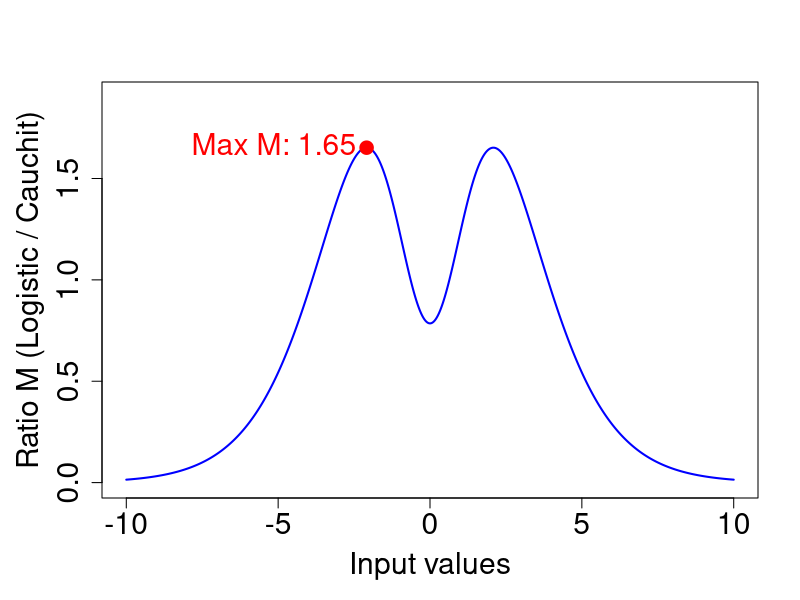
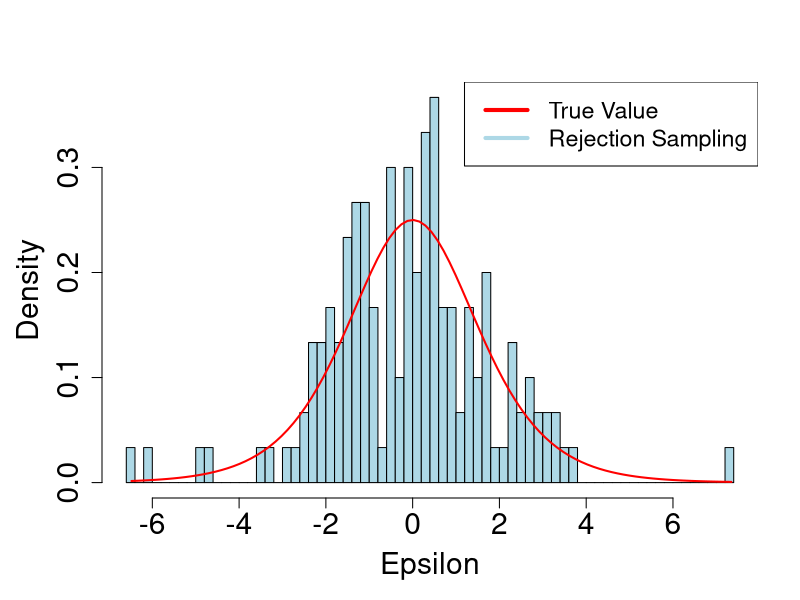

Recreate these plots in R, in order. (Note: a time limit stopped this script after it produced the figures.)
# R SCRIPT FOR ICA OF STAT0044
# STUDENT NUMBER: 21000790

################### GUIDANCE FOR RUNNING THIS SCRIPT #########################################

# STRUCTURE:
# This script is structured according to the ICA instruction and includes:
# - Question 1: Setup input data
# - Question 2: Simulate cauchit data
# - Question 3: Perform Rejection Sampling
# - Question 4: Execute MCMC on 4 different posteriors (Posterior 1, 2, 3, 4)

# SAMPLING FUNCTIONS:
# Before sampling, three different SAMPLING FUNCTIONS are defined:
# - RWM_iid_componentwise_adaptive
# - RWM_multi
# - precondition_RWM_multi
# These functions are used in each posterior section with automated step size adjustments (no manual tuning required).

# MANUAL TASKS:
# The only manual tasks required to reproduce the results are:
# Step 1: Modify the candidate distribution in the SAMPLING FUNCTIONS as specified in Table 1 and Table 4 of the report.
#         (Note: For preconditioning, update the candidate distribution in the 'RWM_multi' function, as it is a helper for 'precondition_RWM_multi')
# Step 2: Execute the sampling for the desired model.
# Step 3: Run the corresponding diagnostic code (trace plot, ESS, posterior mean and CI) for the chosen sampling method, results, and dataset.

# EXAMPLE:
# To reproduce the result for a candidate: Multivariate Student-t with degree of freedom 1 and with preconditioning in Posterior 1 (Logistic + IID-N Prior):
# Step 0: Run all Question 1, Question 2 and Question 3 to obtain all datasets
# Step 1: Go to 'SAMPLING FUNCTION', In 'RWM_multi', change the candidate distribution to 'as.vector(rmvt(1, sigma = V, df=1))' (look for the "CANDIDATE DISTRIBUTION, UPDATE AS GUIDED ABOVE" comment). 
# Then run the 'RWM_multi' function and 'precondition_RWM_multi' function. 
# Step 2: In section 'Posterior 1: Logistic + NORMAL IID Prior', run the seed and 'Multivariate + Preconditioning' code chunk to get 'results_model_1_multi_pcond'.
# Step 3: In the 'DIAGNOSIS CODE for precondition_RWM_multi', assign 'results_model_1_multi_pcond' to 'results_pcond' and 'Y_logit' to 'y_true'.

###########################################################################################

# Install and load necessary packages
if (!require("coda")) install.packages("coda", dependencies = TRUE)
library(coda)
library(mvtnorm)

###################### QUESTION 1 ####################

set.seed(0790)

n <- 150 # number of observations
d <- 10 # number of beta parameters

# create matrix to populate with covariates
X <- matrix(nrow = n, ncol = d)
X[,1] <- rep(1, n) # first column is an intercept

# create base uncorrelated random numbers to turn into x_i's
z <- matrix(rnorm(n*(d-1)), nrow = n, ncol = d-1)

# create x_i's (ith column of matrix corresponds to variable x_i)
X[,2] <- z[,1]
X[,3] <- z[,1] + 0.2*z[,2]
X[,4] <- 0.5*z[,3]
X[,5] <- z[,4]
X[,6] <- 2*z[,5] + 20*z[,6]
X[,7] <- z[,6]
X[,8] <- 0.5 * (z[,7] + z[,4] + z[,8] + z[,1])
X[,9] <- z[,8] + 10*z[,4]
X[,10] <- z[,5] + 0.5*z[,9]

# create true beta values
beta <- seq(-2,2, length = 10)

###################### QUESTION 2 ####################

# draw n epsilon_i's from the Cauchy distribution (t distribution with df = 1)
epsilon_cauchit <- rt(n, df = 1)

Y_star_cauchit <- X %*% beta + epsilon_cauchit

Y_cauchit <- ifelse(Y_star_cauchit > 0, 1, 0)


###################### QUESTION 3 ####################

f_logistic <- function(x) {
  return(exp(-x) / (1 + exp(-x))^2)
}

f_cauchy <- function(x) {
  return(1 / (pi * (1 + x^2)))
}

rejection_sampling <- function(sample_size, M) {
  samples <- numeric(sample_size)
  count <- 0
  total_iterations <- 0
  while(count < sample_size) {
    x_prop <- rt(1, df = 1)
    u <- runif(1)
    total_iterations <- total_iterations + 1

    log_ratio <- log(f_logistic(x_prop)) - log(f_cauchy(x_prop))
    if (!is.na(log_ratio) && log(M) + log(u) <= log_ratio) {
      samples[count + 1] <- x_prop
      count <- count + 1
    }
  }
  list(samples = samples, total_iterations = total_iterations)
}

# finding optimal ratio of M
x_vals <- seq(-10, 10, length.out = 10000)
ratio_M <- f_logistic(x_vals) / f_cauchy(x_vals)
opt_M <- max(ratio_M)
opt_x <- x_vals[which.max(ratio_M)]

# Figure 1a: Ratio of Logistic to Cauchy Density
png("ratio_plot.png", width = 600, height = 400)
par(mar = c(5.1, 5.1, 4.1, 2.1))  # Adjust margins (bottom, left, top, right)
plot(x_vals, ratio_M, type = 'l', col = 'blue',
     main = " ",
     xlab = "Input values", ylab = "Ratio M (Logistic / Cauchit)",
     lwd = 2,cex.axis = 1.8, cex.lab = 1.8, cex.main = 1.8,  ylim = c(0, 1.9))

points(opt_x, opt_M, col = "red", pch = 19, cex = 1.8)
text(opt_x, opt_M, labels = sprintf("Max M: %.2f", opt_M), pos = 2, cex = 1.8, col = "red")
dev.off()

# running rejection sampling using optimal M
set.seed(0790) 
result <- rejection_sampling(150, opt_M)
epsilon_samples <- result$samples
efficiency <- 150 / result$total_iterations
print(paste("Efficiency of using rejection sampling to sample logistic is: ", efficiency))

# Figure 1b: Comparison of Rejection Sampling Density and True Logistic Density
png("sampling_density_plot.png", width = 600, height = 400)
par(mar = c(5.1, 5.1, 4.1, 2.1))  # Adjust margins (bottom, left, top, right)
hist(epsilon_samples, breaks = 50, freq = FALSE, 
     main = "", 
     xlab = "Epsilon", ylab = "Density", cex.main = 1.8, cex.lab = 1.8, cex.axis = 1.8, col = "lightblue")
curve(f_logistic, from = min(epsilon_samples), to = max(epsilon_samples), col = "red", lwd = 2, add = TRUE)
legend("topright", legend = c("True Value", "Rejection Sampling"), 
       col = c("red", "lightblue"), lwd = 4, cex = 1.4)
dev.off()

# generating Logit Observations using rejection sampled epsilons, used for next Question.

Y_star_logit <- X %*% beta + epsilon_samples

Y_logit <- ifelse(Y_star_logit > 0, 1, 0)

###################### QUESTION 4 ####################
####### SAMPLING FUNCTION ####### 

RWM_iid_componentwise_adaptive <- function(logpi, nits, x_curr, burn_in = 0.5) {
  logpi_curr <- logpi(x_curr)
  d <- length(x_curr) 
  accepted <- rep(0, d) 
  h <- rep(1, d)
  x_store <- matrix(nrow = nits, ncol = d)
  
  n_burn_in <- floor(nits * burn_in) # number of iterations in burn in phase
  
  for (i in 1:nits) {
    for (j in 1:d) {
      # propose a candidate move for component j
      x_prop <- x_curr
      x_prop[j] <- x_curr[j] + h[j] * rt(1, df=0.1) # CANDIDATE DISTRIBUTION, UPDATE AS GUIDED ABOVE
      
      logpi_prop <- logpi(x_prop)
      # check if logpi_prop is finite before acceptance
      if (!is.finite(logpi_prop)) {
        next # skip this iteration if logpi_prop is not finite, for numerical stability management
      }
      
      # accept-reject step for component j
      loga <- logpi_prop - logpi_curr
      if (log(runif(1)) < loga) {
        x_curr[j] <- x_prop[j] 
        logpi_curr <- logpi_prop
        accepted[j] <- accepted[j] + 1
      }
    }
    x_store[i,] <- x_curr
    
    # adapt step sizes every 100 iterations so that it stays between 0.36 and 0.44
    if (i <= n_burn_in) {
      if (i %% 100 == 0) { 
        for (j in 1:d) {
          ratio <- accepted[j] / i
          if (ratio > 0.44) {
            h[j] <- h[j] * 1.1
          } else if (ratio < 0.36) {
            h[j] <- h[j] * 0.9
          }
        }
      }
    }
  }
  
  return(list(x_store = x_store, acceptance_rate = accepted / nits, final_step_sizes = h))
}

RWM_multi <- function(logpi, nits, h, x_curr, V = diag(rep(1, length(x_curr))), adapt_interval = 50) {
  logpi_curr <- logpi(x_curr)
  d <- length(x_curr)
  accepted <- 0  # counter used for tuning step-size
  total_accepted <- 0  # counter used for overall acceptance rate
  x_store <- matrix(nrow = nits, ncol = d)
  
  for (i in 1:nits) {
    x_prop <- x_curr + h * as.vector(rmvt(1, sigma = V, df=1))  # CANDIDATE DISTRIBUTION, UPDATE AS GUIDED ABOVE
    logpi_prop <- logpi(x_prop)
    
    if (log(runif(1)) < logpi_prop - logpi_curr) {
      x_curr <- x_prop
      logpi_curr <- logpi_prop
      accepted <- accepted + 1
      total_accepted <- total_accepted + 1
    }
    x_store[i, ] <- x_curr
    
    # adapt step sizes every 50 iteration (tested to be the best) so that it stays near to 0.234
    if (i %% adapt_interval == 0) {
      accept_rate <- accepted / adapt_interval
      if (accept_rate < 0.234) {
        h <- h * 0.9  
      } else if (accept_rate > 0.234) {
        h <- h * 1.1 
      }
      accepted <- 0  
    }
  }
  return(list(x_store = x_store, acceptance_rate = total_accepted / nits, final_h = h))
}

precondition_RWM_multi <- function(logpi, initial_x, initial_h, nits, num_precondition, adapt_interval = 50) {
  
  d <- length(initial_x)
  V <- diag(rep(1, d))
  h <- initial_h
  x_curr <- initial_x
  
  # storing results of each preconditioning step
  results_list <- vector("list", num_precondition)
  
  for (i in 1:num_precondition) {
    
    mcmc_result <- RWM_multi(logpi = logpi, nits = nits, h = h, x_curr = x_curr, V = V, adapt_interval = adapt_interval)
    
    print(paste("Preconditioning step", i, ": Final acceptance rate =", mcmc_result$acceptance_rate * 100, "%, h =", mcmc_result$final_h))
    
    # update parameters for the next iteration
    x_curr <- mcmc_result$x_store[nits, ]  # use the last sample as the new starting point
    V <- cov(mcmc_result$x_store)          # estimate the covariance matrix
    h <- mcmc_result$final_h               # use latest step size
    
    # Store results
    results_list[[i]] <- mcmc_result
  }
  return(results_list)
}


####### Posterior 1: Logistic + NORMAL IID Prior ####### 

log_posterior_logit_iid <- function(beta) {
  log_likelihood <- sum(dbinom(Y_logit, size = 1, prob = plogis(X %*% beta), log = TRUE))
  log_prior <- sum(dnorm(beta, 0, 1, log = TRUE))
  return(log_likelihood + log_prior)
}

# IID and Component Wise 
set.seed(0790) 
results_model_1_componentwise<- RWM_iid_componentwise_adaptive(
  logpi = log_posterior_logit_iid,
  nits = 20000,
  x_curr = rep(0, d) 
)

# Multivariate
set.seed(0790)
results_model_1_multi<- RWM_multi(logpi = log_posterior_logit_iid, nits = 20000, h = 0.1, x_curr = rep(0, d))

# Multivariate + Preconditioning
set.seed(0790)
results_model_1_multi_pcond <- precondition_RWM_multi(logpi = log_posterior_logit_iid, initial_x = rep(0, 10), 
                                                      initial_h = 0.5, nits = 10000, num_precondition = 5)


####### Posterior 2: Logistic + UIP Prior ####### 

log_posterior_logit_UIP <- function(beta) {
  log_likelihood <- sum(dbinom(Y_logit, size = 1, prob = plogis(X %*% beta), log = TRUE))
  fisher_info <- n * solve(t(X) %*% X)
  log_prior <- log(dmvnorm(beta, sigma = fisher_info))
  
  return(log_likelihood + log_prior)
}


# IID and Component Wise 
set.seed(0790) 
results_model_2_componentwise<- RWM_iid_componentwise_adaptive(
  logpi = log_posterior_logit_UIP,
  nits = 20000,
  x_curr = rep(0, d) 
)

# Multivariate
set.seed(0790)
results_model_2_multi<- RWM_multi(
  logpi = log_posterior_logit_UIP,
  nits = 20000,
  h = 0.044,
  x_curr = rep(0, d) 
)

# Multivariate + Preconditioning
set.seed(0790)
results_model_2_multi_pcond <- precondition_RWM_multi(logpi = log_posterior_logit_UIP, initial_x = rep(0, 10), 
                                                      initial_h = 1, nits = 10000, num_precondition = 5)


####### Posterior 3: Cauchit + NORMAL IID Prior ####### 

log_posterior_cauchit_iid <- function(beta) {
  log_likelihood <- sum(dbinom(Y_cauchit, size = 1, prob = pt(X %*% beta, df=1), log = TRUE))
  log_prior <- sum(dnorm(beta, 0, 1, log = TRUE))
  return(log_likelihood + log_prior)
}


# IID and Component Wise 
set.seed(0790)
results_model_3_componentwise <- RWM_iid_componentwise_adaptive(
  logpi = log_posterior_cauchit_iid,
  nits = 20000,
  x_curr = rep(0, d) 
)

# Multivariate
set.seed(0790)
results_model_3_multi<- RWM_multi(
  logpi = log_posterior_cauchit_iid,
  nits = 20000,
  h = 0.1,
  x_curr = rep(0, d) 
)

# Multivariate + Preconditioning
set.seed(0790)
results_model_3_multi_pcond <- precondition_RWM_multi(logpi = log_posterior_cauchit_iid, initial_x = rep(0, 10), initial_h = 0.5, nits = 10000, num_precondition = 5)



####### Posterior 4: Cauchit + UIP Prior ####### 

log_posterior_cauchit_UIP <- function(beta) {
  log_likelihood <- sum(dbinom(Y_cauchit, size = 1, prob = pt(X %*% beta, df=1), log = TRUE))
  fisher_info <- n * solve(t(X) %*% X)
  log_prior <- log(dmvnorm(beta, sigma = fisher_info))
  
  return(log_likelihood + log_prior)
}


# IID and Component Wise 
set.seed(0790)
results_model_4_componentwise <- RWM_iid_componentwise_adaptive(
  logpi = log_posterior_cauchit_UIP,
  nits = 20000,
  x_curr = rep(0, d) 
)

# Multivariate
set.seed(0790)
results_model_4_multi <- RWM_multi(
  logpi = log_posterior_cauchit_UIP,
  nits = 20000,
  h = 0.044,
  x_curr = rep(0, d) 
)

# Multivariate + Preconditioning
set.seed(0790)
results_model_4_multi_pcond <- precondition_RWM_multi(logpi = log_posterior_cauchit_UIP, initial_x = rep(0, 10), initial_h = 0.8, nits = 10000, num_precondition = 5)



###################### DIAGNOSIS CODE for RWM_iid_componentwise_adaptive ####################

# available options for result_to_diagnose:
# - results_model_1_componentwise
# - results_model_2_componentwise
# - results_model_3_componentwise
# - results_model_4_componentwise

# available options for y_true:
# - Y_logit
# - Y_cauchit

result_to_diagnose_componentwise <- results_model_1_componentwise
y_true <- Y_logit

# TRACE PLOTS
for (i in 1:ncol(result_to_diagnose_componentwise$x_store)) {
  plot(result_to_diagnose_componentwise$x_store[,i], type = 'l', col = i, main = paste("Beta", i), xlab = "Iteration", ylab = "Value")
}


# calculate Brier score
set.seed(0790)
p_forecast_diagnose_componentwise <- plogis(X %*% colMeans(tail(result_to_diagnose_componentwise$x_store, 10000)))
brier_score_diagnose_componentwise <- mean((y_true - p_forecast_diagnose_componentwise)^2)
print(paste("Brier score: ",brier_score_diagnose_componentwise))

# posterior means and ESS calculations are not presented here as they are not used in the report for this class of candidates.

###################### DIAGNOSIS CODE for RWM_multi ####################

# available options for result_to_diagnose:
# - results_model_1_multi
# - results_model_2_multi
# - results_model_3_multi
# - results_model_4_multi

# available options for y_true:
# - Y_logit
# - Y_cauchit

result_to_diagnose_multi <- results_model_1_multi
y_true <- Y_logit

# TRACE PLOTS
for (i in 1:ncol(result_to_diagnose_multi$x_store)) {
  plot(result_to_diagnose_multi$x_store[,i], type = 'l', col = i, main = paste("Beta", i), xlab = "Iteration", ylab = "Value")
}


# calculate Brier score
set.seed(0790)
p_forecast_diagnose_multi <- plogis(X %*% colMeans(tail(result_to_diagnose_multi$x_store, 10000)))
brier_score_diagnose_multi <- mean((y_true - p_forecast_diagnose_multi)^2)
print(paste("Brier score: ",brier_score_diagnose_multi))



###################### DIAGNOSIS CODE for precondition_RWM_multi ####################

# available options for result_to_diagnose:
# - results_model_1_multi_pcond
# - results_model_2_multi_pcond
# - results_model_3_multi_pcond
# - results_model_4_multi_pcond

# available options for y_true:
# - Y_logit
# - Y_cauchit

results_pcond <- results_model_1_multi_pcond

result_to_diagnose_pcond <- rbind(results_pcond[[1]]$x_store, results_pcond[[2]]$x_store, 
                            results_pcond[[3]]$x_store,results_pcond[[4]]$x_store,results_pcond[[5]]$x_store)

y_true <- Y_logit


# TRACE PLOT
par(mfrow=c(2, 5), mar=c(4, 4, 2, 1))  

for (i in 1:ncol(result_to_diagnose_pcond)) {
  
  #cumulative posterior means
  cumulative_means_pcond <- cumsum(result_to_diagnose_pcond[, i]) / seq_along(result_to_diagnose_pcond[, i])
  
  # adjust limit
  data_range_pcond <- range(result_to_diagnose_pcond[, i], cumulative_means_pcond, beta[i])
  
  ylim_pcond <- c(min(data_range_pcond) - 0.1 * diff(data_range_pcond), max(data_range_pcond) + 0.1 * diff(data_range_pcond))
  
  # main plot
  plot(result_to_diagnose_pcond[, i], type = 'l', col = rgb(0.5, 0.5, 0.5, 0.5), lwd = 0.5,
       main = paste("Beta", i), xlab = "Iteration", ylab = "Value", ylim = ylim_pcond)
  
  # plot cumulative posterior means
  lines(cumulative_means_pcond, col = "blue", lwd = 2)  
  
  # true beta line
  abline(h = beta[i], col = "red", lwd = 2) 
}


# effective Sample Size
mcmc_samples_diagnose_pcond <- mcmc.list(mcmc(tail(result_to_diagnose_pcond, 10000)))
ess_diagnose_pcond <- effectiveSize(mcmc_samples_diagnose_pcond)
print(paste("Effective Sample Size: ",ess_diagnose_pcond))

# calculate Brier score
set.seed(0790)
p_forecast_diagnose_pcond <- plogis(X %*% colMeans(tail(result_to_diagnose_pcond, 10000)))
brier_score_diagnose_pcond <- mean((y_true - p_forecast_diagnose_pcond)^2)
print(paste("Brier score Model 1: ",brier_score_diagnose_pcond))

# report mean and CI
posterior_samples <- results_pcond[[5]]$x_store

posterior_means <- apply(posterior_samples, 2, mean)
lower_quantiles <- apply(posterior_samples, 2, quantile, probs = 0.025)
upper_quantiles <- apply(posterior_samples, 2, quantile, probs = 0.975)

print("Posterior Means for each parameter:")
print(posterior_means)
print("2.5% Quantiles for each parameter:")
print(lower_quantiles)
print("97.5% Quantiles for each parameter:")
print(upper_quantiles)
